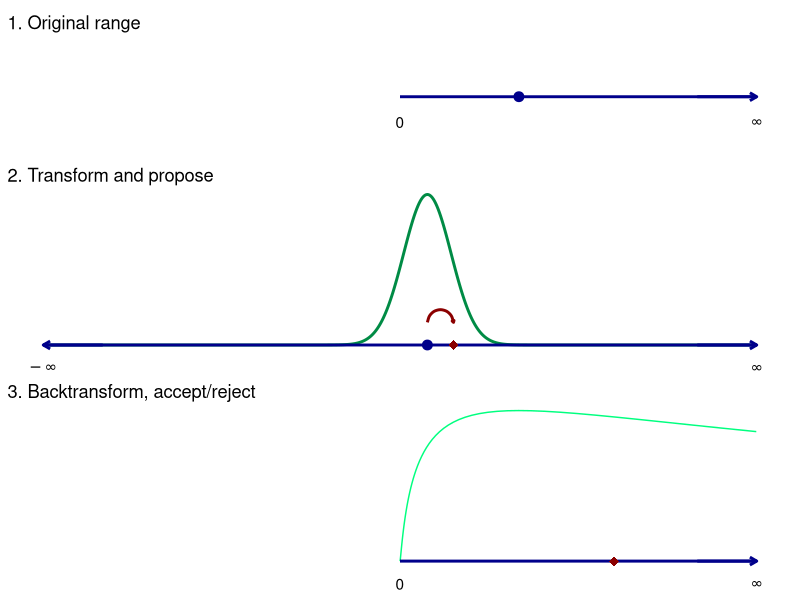

Recreate this plot in R.

### Load packages ##############################################################
library(ggplot2)
library(dplyr)
library(patchwork)
################################################################################

### Functions for transformations ##############################################
get_phi <- function(x, a = 0){
  log(x - a)
}
get_theta <- function(x, a = 0){
  exp(x) + a
}
################################################################################

### Plot 1: Original range #####################################################
d1 <- data.frame(x = 10, y = 0, xmin = 0, xmax = 30)

p1 <- ggplot(data = d1, aes(x = x, y = y, xmin = xmin, xmax = xmax)) +
  geom_point(size = 3, col = "darkblue") +
  geom_linerange(size = 1, col = "darkblue") + 
  geom_text(x = 30, y = -0.02, label = expression(infinity)) +
  geom_text(x = 0, y = -0.02, label = "0") +
  geom_segment(aes(x = 25, xend = 30, y = 0, yend = 0),  arrow = arrow(length = unit(0.2, "cm")), col = "darkblue", size = 1) + 
  scale_x_continuous(limits = c(-30, 30)) +
  theme_void() +
  ggtitle("1. Original range")
################################################################################

### Plot 2: Transform and propose ##############################################
# Line and parameter value 
d1_transform <- d1 %>%
  mutate(x = get_phi(x),
         xmin = -30,
         xmax = 30)
# New proposed value
o1 <- data.frame(x = 4.5, y = 0)
# Proposal distribution (normal)
l3 <- data.frame(x = seq(-30, 30, 0.1)) %>%
  mutate(y = dnorm(x, d1_transform$x, 2))
# Arrow from current parameter to proposed
l4 <- data.frame(y = 0 + 0.03, x = o1$x,  xend = d1_transform$x)

p2 <- ggplot() +
  geom_line(dat = l3, aes(x = x, y = y), col = "springgreen4", size = 1) +
  geom_point(data = d1_transform, aes(x = x, y = y), size = 3, col = "darkblue") +
  geom_linerange(data = d1_transform, aes(x = x, y = y, xmin = xmin, xmax = xmax), size = 1, col = "darkblue") + 
  geom_point(data = o1, aes(x = x, y = y), shape = 18, size = 3, col = "darkred") +
  geom_curve(data = l4, aes(y = y, yend = y, x = x, xend = xend),
             arrow = arrow(length = unit(0.01, "npc"), ends = "first", type = "closed"),
             col = "darkred", curvature = 1, size = 1) +
  geom_segment(aes(x = 25, xend = 30, y = 0, yend = 0),  arrow = arrow(length = unit(0.2, "cm")), col = "darkblue", size = 1) + 
  geom_segment(aes(x = -25, xend = -30, y = 0, yend = 0),  arrow = arrow(length = unit(0.2, "cm")), col = "darkblue", size = 1) + 
  geom_text(aes(x = 30, y = -0.03), label = expression(infinity)) +
  geom_text(aes(x = -30, y = -0.03), label = expression(-infinity)) +
  scale_x_continuous(limits = c(-30, 30)) +
  theme_void() +
  ggtitle("2. Transform and propose")
################################################################################

### 3. Backtransform, accept/reject ############################################
#  Back transform the proposed parameter (tweaked for aesthetics)
d1_transform_back <- d1_transform %>%
  mutate(x = 18,
         xmin = 0,
         xmax = 30)
# Back transform the proposal distribution
l3_transform_back <- l3 %>%
  mutate(x = get_theta(x)) %>%
  filter(x <=30, x >= -30)

p3 <- ggplot() +
  geom_line(dat = l3_transform_back, aes(x = x, y = y), col = "springgreen1") +
  geom_linerange(data = d1_transform_back, aes(x = x, y = y, xmin = xmin, xmax = xmax), size = 1, col = "darkblue") + 
  geom_point(data = d1_transform_back, aes(x = x, y = y), shape = 18, size = 3, col = "darkred") +
  geom_segment(aes(x = 25, xend = 30, y = 0, yend = 0),  arrow = arrow(length = unit(0.2, "cm")), col = "darkblue", size = 1) + 
  geom_text(aes(x = 30, y = -0.03), label = expression(infinity)) +
  geom_text(aes(x = 0, y = -0.03), label = "0") +
  scale_x_continuous(limits = c(-30, 30)) +
  theme_void() +
  ggtitle("3. Backtransform, accept/reject")
################################################################################

### Combine and save ###########################################################
p <- (p1 / p2 / p3) + plot_layout(heights = c(1, 1.5, 1.5))
ggsave("Figure_jacobian/jacobian.png", p, height = 4, width = 7, dpi = 500)
################################################################################
